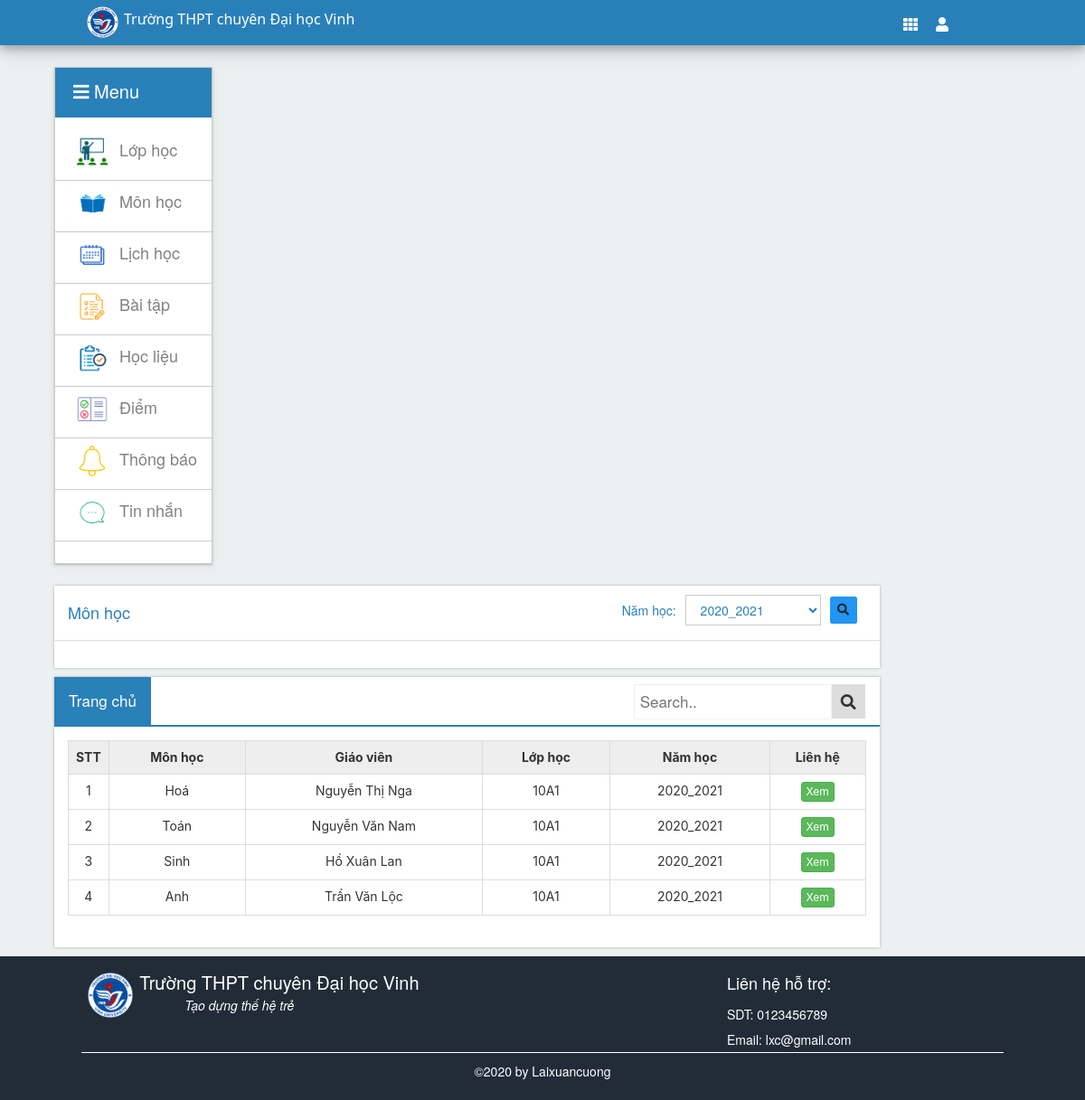
The app's page /hs/monhoc.php (signed in) with its own data.
### tables this page shows
CREATE TABLE `giaovien` (
  `magv` int NOT NULL,
  `hoten_dem` varchar(50) NOT NULL,
  `ten_gv` varchar(30) NOT NULL,
  `password` varchar(20) NOT NULL,
  `chucvu` varchar(30) NOT NULL,
  `gioitinh` varchar(20) NOT NULL,
  `diachi` varchar(50) NOT NULL,
  `sodt` varchar(11) NOT NULL,
  `email` varchar(30) NOT NULL,
  `tinhtrang` int NOT NULL DEFAULT '1',
  `quyen` int NOT NULL DEFAULT '0',
  `ngaydk` date NOT NULL
);

CREATE TABLE `monhoc` (
  `mamh` int NOT NULL,
  `tenmh` varchar(30) NOT NULL
);

CREATE TABLE `lop` (
  `malh` int NOT NULL,
  `tenlop` varchar(20) NOT NULL,
  `makhoi` int NOT NULL
);

### libs/connect.php (called while the page is built, shortened)
<?php
    $conn = new mysqli("localhost", "root", "", "qlhocsinh") or die("kết nối thất bại");
    mysqli_set_charset($conn,"utf8");
    $sql = "SELECT * FROM namhoc ORDER BY id_namhoc DESC";
    $namhoc = $conn->query($sql);
?>

### libs/database_hs.php (called while the page is built, shortened)
<?php
	include("connect.php");
    $sql = "SELECT cngv.magv, gv.*, nh.namhoc, mh.*, l.* FROM phancong pc INNER JOIN phancong_cn pccn ON pccn.id_pc_cn = pc.id_pc_cn  INNER JOIN lop l ON l.malh = pccn.malh INNER JOIN namhoc nh ON nh.id_namhoc = pc.id_namhoc INNER JOIN chucnang_gv cngv ON cngv.id_cn_gv = pc.id_cn_gv INNER JOIN monhoc mh ON cngv.mamh = mh.mamh INNER JOIN giaovien gv ON gv.magv = cngv.magv  INNER JOIN phancong_lh pclh ON pclh.id_pc_cn = pccn.id_pc_cn WHERE pc.id_namhoc = (SELECT MAX(id_namhoc) FROM phancong) AND pccn.id_namhoc = pc.id_namhoc AND pclh.mahs = ".$_SESSION['user_hs']."
                                                ";
    $dl_mon = $conn->query($sql);
?>

### hs/monhoc.php (the view, shortened to what this page needs)
<?php require "header-hs.php"; ?>
<div class="main">
    <div class="wrap-main">
        <?php require "menu-hs.php"; ?>
        <div class="list-main">
            <div class="list-row">
                <div class="panel-header" style="background: white; border-bottom: 1px solid #dddddd">
                    <table style="width: 100%">
                        <tbody>
                            <tr>
                                <td>
                                    <h4>Môn học</h4>
                                </td>
                                <td style="float: right">
                                    <form action="" method="POST">
                                        <table>
                                            <tbody>
                                                <tr>
                                                    <td><span style="margin-right: 10px">Năm học: </span></td>
                                                    <td>
                                                        <select name='id_namhoc' type='submit' class="subject-select"
                                                            style="width:150px; margin-right: 10px; ">
                                                            <?php
                                                            foreach ($namhoc as $row) {
                                                                echo "
                                                                        <option value=" . $row['id_namhoc'] . ">" . $row['namhoc'] . "</option>
                                                                        ";
                                                            }
                                                            ?>
                                                        </select>
                                                    </td>
                                                    <td>
                                                        <span style="margin-right: 10px;"><button style=" height: 30px;"
                                                                class="btn-ct info" name="search-lop"><i
                                                                    class="fa fa-search"></i></button></span>
                                                    </td>
                                                </tr>
                                            </tbody>
                                        </table>
                                    </form>
                                </td>
                            </tr>
                        </tbody>
                    </table>
                </div>
                <form action="" method="POST">
                    <div class="panel-body">
                    </div>
            </div>
            <div class="list-row">
                <div class="topnav">
                    <a class="active" href="./index.php">Trang chủ</a>
                    <div class="search-container">
                        <form action="" method="POST">
                            <input type="text" placeholder="Search.." name="ten">
                            <button type="submit" name="search" value="search"><i class="fa fa-search"></i></button>
                        </form>
                    </div>
                </div>
                <form action="" method="POST">
                    <div class="panel-body">
                        <table class="table table-bordered" cellspacing="0" cellpadding="5" rules="all" border="1">
                            <tbody>
                                <tr>
                                    <th class="center-header" scope="col" style="width:1%;">STT</th>
                                    <th class="center-header" scope="col">Môn học</th>
                                    <th class="center-header" scope="col">Giáo viên</th>
                                    <th class="center-header" scope="col">Lớp học</th>
                                    <th class="center-header" scope="col">Năm học</th>
                                    <th class="center-header" scope="col">Liên hệ</th>
                                </tr>
                                <tr>
                                    <?php
                                    $stt = 1;
                                    if (isset($_POST['search-lop'])) {
                                        $id_namhoc = $_POST["id_namhoc"];
                                        $sql = "SELECT cngv.magv, gv.*, nh.namhoc, mh.*, l.* FROM phancong pc INNER JOIN phancong_cn pccn ON pccn.id_pc_cn = pc.id_pc_cn  INNER JOIN lop l ON l.malh = pccn.malh INNER JOIN namhoc nh ON nh.id_namhoc = pc.id_namhoc INNER JOIN chucnang_gv cngv ON cngv.id_cn_gv = pc.id_cn_gv INNER JOIN monhoc mh ON cngv.mamh = mh.mamh INNER JOIN giaovien gv ON gv.magv = cngv.magv  INNER JOIN phancong_lh pclh ON pclh.id_pc_cn = pccn.id_pc_cn
                                            WHERE pc.id_namhoc = " . $id_namhoc . " AND pccn.id_namhoc = pc.id_namhoc AND  pclh.mahs = " . $_SESSION['user_hs'] . "
                                                ";
                                        $dl = $conn->query($sql);
                                        foreach ($dl as $row) {
                                            echo "
                                                        <tr class='odd gradeX' id='hienthi'>
                                                            <td align='center'>
                                                                " . $stt . "
                                                            </td>
                                                            <td align='center'>" . $row['tenmh'] . "</td>
                                                            <td align='center'>" . $row['hoten_dem'] . " " . $row['ten_gv'] . "</td>
                                                            <td align='center'>" . $row['tenlop'] . "</td>
                                                            <td align='center'>" . $row['namhoc'] . "</td>
                                                            <td align='center' style='width: 12%'>
                                                                <a class='btn btn-xs btn-success' align='center' href='thongtin.php?magv=" . $row['magv'] . "'> Xem</a>
                                                            </td>
                                                        ";
                                            $stt++;
                                        }
                                    } else {
                                        foreach ($dl_mon as $row) {
                                            echo "
                                                        <tr class='odd gradeX' id='hienthi'>
                                                            <td align='center'>
                                                                " . $stt . "
                                                            </td>
                                                            <td align='center'>" . $row['tenmh'] . "</td>
                                                            <td align='center'>" . $row['hoten_dem'] . " " . $row['ten_gv'] . "</td>
                                                            <td align='center'>" . $row['tenlop'] . "</td>
                                                            <td align='center'>" . $row['namhoc'] . "</td>
                                                            <td align='center' style='width: 12%'>
                                                                <a class='btn btn-xs btn-success' align='center' href='thongtin.php?magv=" . $row['magv'] . "'> Xem</a>
                                                            </td>
                                                        ";
                                            $stt++;
                                        }
                                    }
                                    ?>
                                </tr>
                            </tbody>
                        </table>
                    </div>
            </div>
        </div>
    </div>
</div>
<?php require "footer.php"; ?>

### libs/css/style.css (style rules this page uses)
*, html { padding: 0; margin: 0; }
body { font-family: "arial", serif; background-color: #ecf0f1 !important; ; }
.wrap-main { width: 90%; margin: auto; padding-top: 2%; }

### libs/css/menu.css (style rules this page uses)
body { font-family: "Lato", sans-serif; }

### libs/css/box_show.css (style rules this page uses)
* { box-sizing: border-box; }
body { margin: 0; font-family: Arial, Helvetica, sans-serif; }
.topnav { overflow: inherit; position: -webkit-sticky; position: sticky; background-color: #ffffff; border-bottom: 2px solid #2a80b9; }
.topnav a { float: left; display: block; color: black; text-align: center; padding: 14px 16px; text-decoration: none; font-size: 17px; }
.topnav a.active { background-color: #2a80b9; color: white; }
.topnav .search-container { float: right; }
.topnav input[type=text] { padding: 6px; margin-top: 8px; font-size: 17px; border: 1px solid #f1f1f1; }
.topnav .search-container button { float: right; padding: 10.5px 10px; margin-top: 8px; margin-right: 16px; background: #ddd; font-size: 17px; border: none; cursor: pointer; }

### libs/css/list_row.css (style rules this page uses)
.list-row select { padding: 5px 12px 5px 12px; background: white; border: 1px solid #ccc; outline: none; display: inline-block; cursor: pointer; }
.list-row { overflow: auto; float: left; height: auto; width: 84.5%; max-height: 365px; background-color: #ffffff; margin-bottom: 1%; box-shadow:0 0 5px #aaa; -webkit-box-shadow:0 0 3px #aaa; -moz-box-shadow:0 0 3px #aaa; -o-box-shadow:0 0 3px #aaa; }
.panel-header { padding: 10px 15px; color: #2a80b9; }
.panel-body { overflow-x: hidden; padding: 10px; font-size: 15px; font-family: -apple-system, BlinkMacSystemFont, 'Segoe UI', Roboto, Oxygen, Ubuntu, Cantarell, 'Open Sans', 'Helvetica Neue', sans-serif; }
.panel-body table { font-size: 14px; }
.panel-body td { padding: 5px; }
.center-header { text-align: center; background-color: #eee; color: #333; }
.btn-ct { border: none; padding: 14px 28px; font-size: 16px; cursor: pointer; display: inline-block; font-weight: 400; color: #212529; text-align: center; vertical-align: middle; cursor: pointer; -webkit-user-select: none; -moz-user-select: none; -ms-user-select: none; user-select: none; border: 1px solid transparent; padding: .375rem .75rem; font-size: 13px; line-height: 1.5; border-radius: .25rem; transition: color .15s ease-in-out,background-color .15s ease-in-out,border-color .15s ease-in-out,box-shadow .15s ease-in-out; }
.info { background-color: #2196F3; }
.btn-xs { color: #fff; }

### records on screen
giaovien: monhoc.tenmh "Hoá", hoten_dem "Nguyễn Thị", ten_gv "Nga", lop.tenlop "10A1", namhoc "2020_2021"
giaovien: monhoc.tenmh "Toán", hoten_dem "Nguyễn Văn", ten_gv "Nam", lop.tenlop "10A1", namhoc "2020_2021"
giaovien: monhoc.tenmh "Sinh", hoten_dem "Hồ Xuân", ten_gv "Lan", lop.tenlop "10A1", namhoc "2020_2021"
giaovien: monhoc.tenmh "Anh", hoten_dem "Trần Văn", ten_gv "Lộc", lop.tenlop "10A1", namhoc "2020_2021"

### other values on screen
form field id_namhoc "2020_2021"
